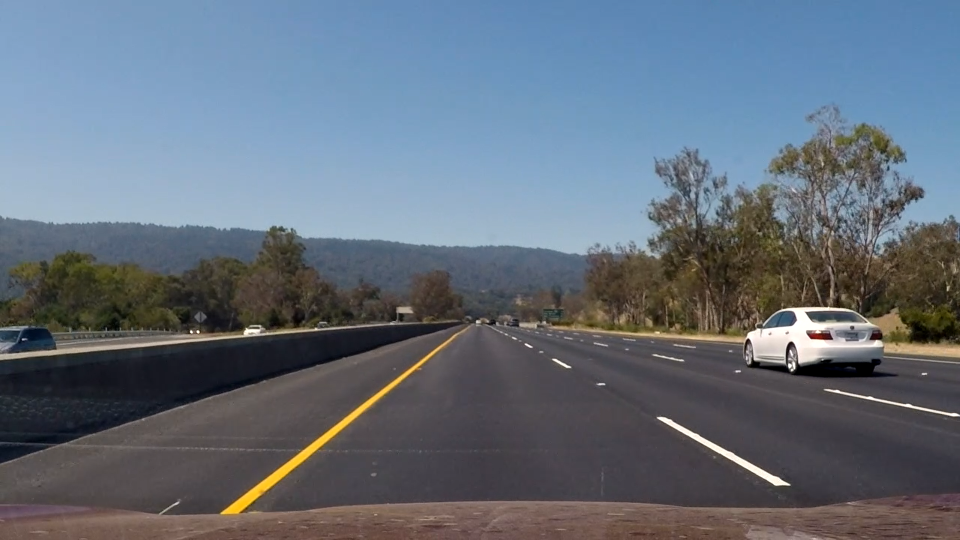
%> input picture HW1-Lane Detection/Dataset/test_image.png, 1920 x 1080 px (shown at 1/2 size)
$ octave testFrame.m   (GNU Octave 9; MATLAB toolbox functions it lacks are replaced by stand-ins)
%> lines starting %> are read from the running program, lines starting %| are printed output that depends on the picture; in (x1, y1, x2, y2) boxes, pixels count from 0 and x2, y2 are one past the last pixel; in counts of white or black regions, pixels touching at a corner belong together; the program's own positions count from 1

leftTopCorner = [580 440 6];
rightTopCorner = [700 440 6];
leftBottomCorner = [0 720 6];
rightBottomCorner = [1280 720 6];
middle = [640 440 6 6];

I = imread('Dataset/test_image.png');
%> I is the input picture: size 1080x1920x3 uint8; mean R, G, B 99.8, 110.2, 122.5
%I = undistortimage(I, 1.6281e+03, 6.71627794e+02, 3.86046312e+02, -2.42565104e-01,-4.77893070e-02,-1.31388084e-03,-8.79107779e-05,2.20573263e-02);
I = imresize(I, [720 1280]);
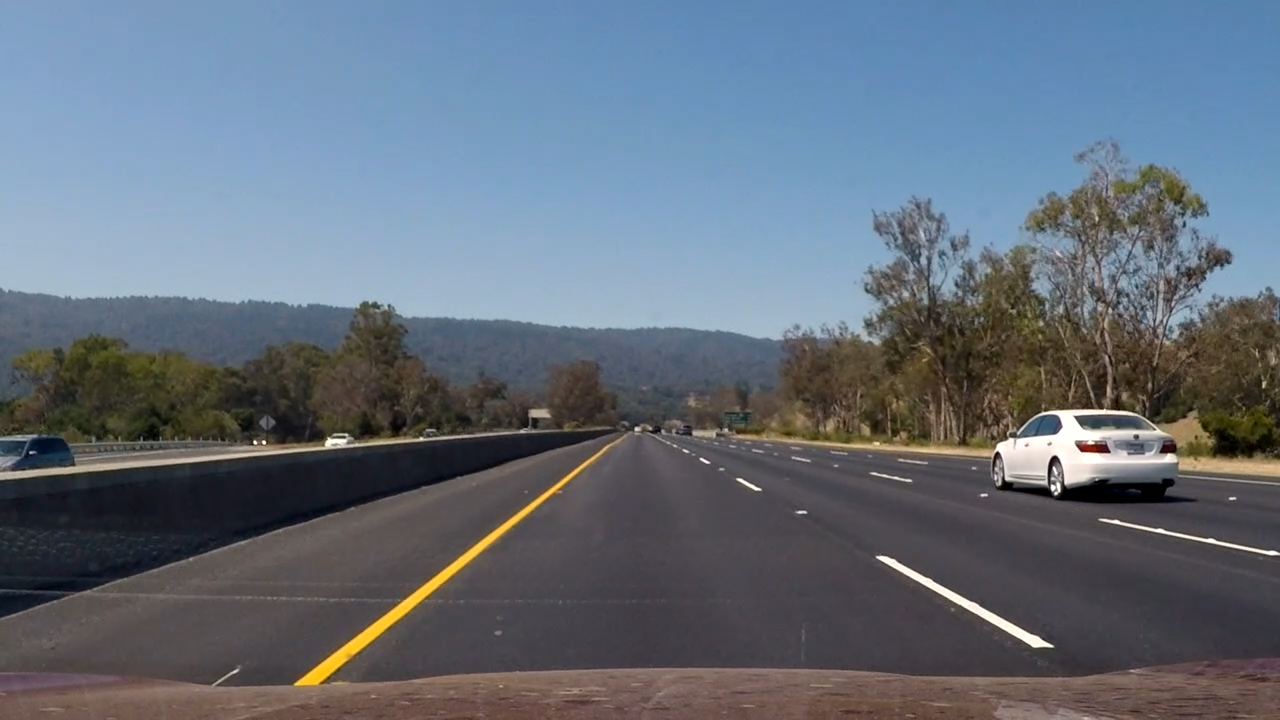
%> I: size 720x1280x3 uint8; mean R, G, B 99.8, 110.2, 122.5
shapes = insertShape(I, 'FilledCircle', [0 720 6; 1280 720 6; 600 440 6; 680 440 6], 'Color', {'red','white', 'blue', 'green'});
%> shapes: size 720x1280x3 uint8; 0.04% of pixels changed, all inside (x1, y1, x2, y2) = (0, 433, 1280, 720)
shapes = insertShape(shapes, 'FilledRectangle', middle, 'Color', 'red');
%> shapes: size 720x1280x3 uint8; mean R, G, B 99.8, 110.2, 122.5; mean of the top-left, top-right, bottom-left and bottom-right quarters 155.7, 135.8, 70.8, 81

movingPoints = [600 440; 680 440; 0 720; 1280 720];
fixedPoints = [0 0; 1280 0; 0 720; 1280 720 ];
imshow(shapes);
tform = fitgeotrans(movingPoints,fixedPoints,'Projective');

output = imwarp(I,tform,'OutputView',imref2d(size(I)));
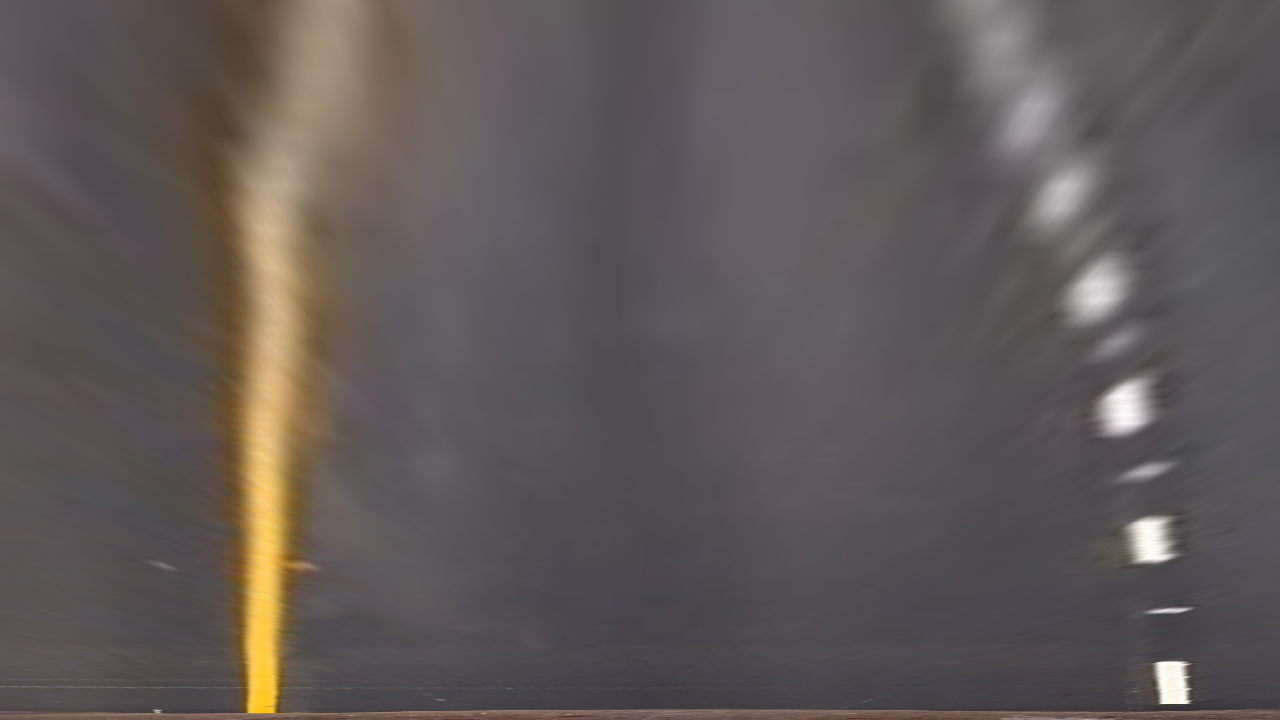
%> output: size 720x1280x3 uint8; mean R, G, B 96.3, 88.6, 88.3
figure
imshow(output);
